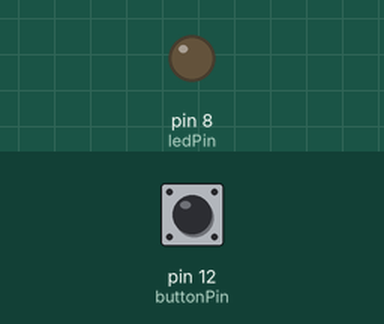
A sketch run on a simulated Arduino Uno, built with avr-gcc and run on an emulated ATmega328P. Parts: output pins drawn as LEDs (lit = HIGH). Inputs (shaded band) come from the test bench; at power-on: pin 12 (buttonPin) LOW. What the sketch prints to the serial monitor is not drawn.

Above: at 1.2 s.
1.3 s: pin 12 (buttonPin) pulled HIGH for 0.15 s
At 2.5 s:
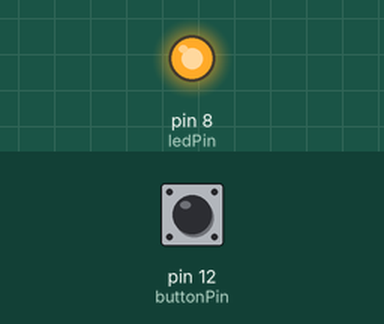
2.9 s: pin 12 (buttonPin) pulled HIGH for 1 s
At 3.8 s:
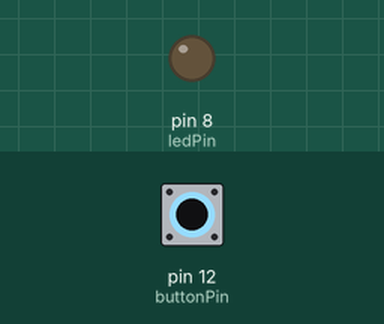
5.4 s: pin 12 (buttonPin) pulled HIGH for 3.2 s
At 6.8 s:
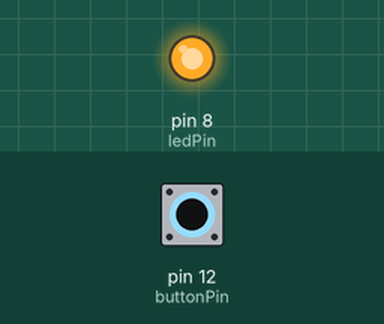
Timing chart, 0 to 8.4 s (numbered marks = the images above; inputs shaded):
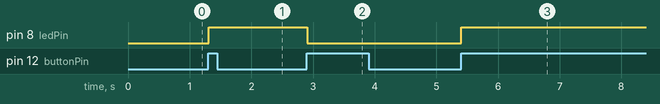

Measured:
- after the input at 1.3 s, pin 8 (ledPin): LOW → HIGH at once
- after the input at 2.9 s, pin 8 (ledPin): HIGH → LOW at once
- after the input at 5.4 s, pin 8 (ledPin): LOW → HIGH at once

The sketch:

PULL_Up_PULL_Down_Resistor.ino
```cpp
int ledPin=8;
int buttonPin=12;
int buttonOld;
int buttonNew;
int dt=100;
int ledState=0;

void setup() {
  // put your setup code here, to run once:
  Serial.begin(9600);
  pinMode(ledPin,OUTPUT);
  pinMode(buttonPin,INPUT);
}

void loop() {
  // put your main code here, to run repeatedly:
  buttonNew=digitalRead(buttonPin);
  Serial.println(buttonNew);
  if (buttonOld==0 && buttonNew==1)
  {
    if (ledState==0)
    {
      digitalWrite(ledPin,HIGH);
      ledState=1;
    }
    else
    {
      digitalWrite(ledPin,LOW);
      ledState=0;
    }
  }
  buttonOld=buttonNew;
  //delay(dt);
}
```
